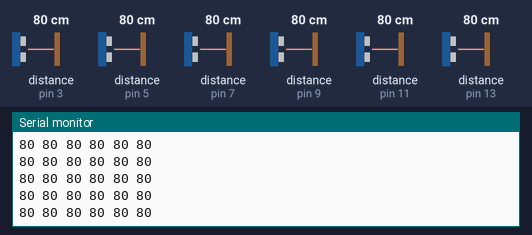
A sketch run on a simulated Arduino Uno, built with avr-gcc and run on an emulated ATmega328P. Shown: the last lines printed to the serial monitor. The test bench sets the inputs (shaded band); at power-on: distance to the obstacle (sensors on pin 3, pin 5, pin 13, pin 7, pin 9, pin 11) 80 cm. The echo pulse lasts 58.3 µs per cm.

Above: at 1.2 s.
1.3 s: distance to the obstacle (sensor on pin 3) set to 2 cm
At 2.4 s:
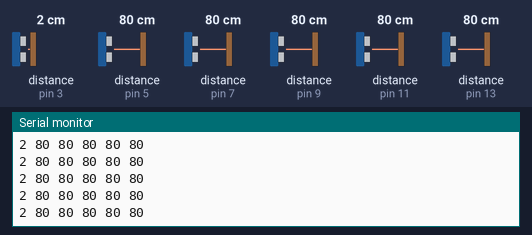
4.3 s: distance to the obstacle (sensor on pin 5) set to 120 cm
At 5.2 s:
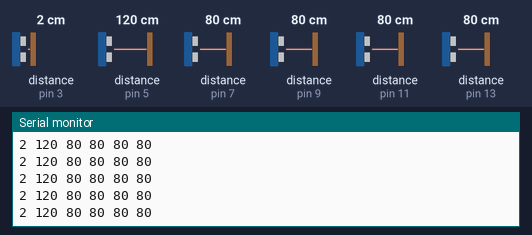
7.3 s: distance to the obstacle (sensor on pin 13) set to 2 cm
At 8.3 s:
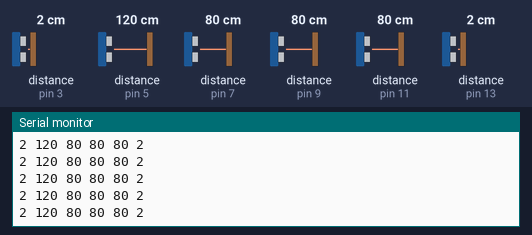
10.3 s: distance to the obstacle (sensor on pin 7) set to 120 cm
At 11.1 s:
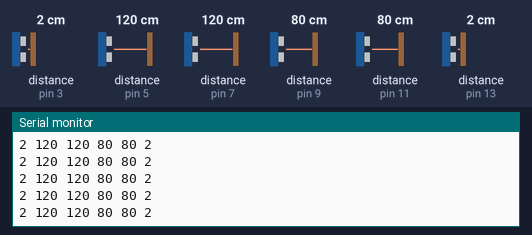
13.3 s: distance to the obstacle (sensor on pin 9) set to 120 cm
At 14.4 s:
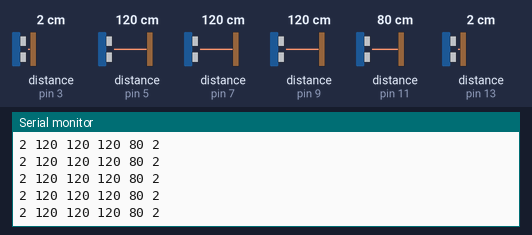
16.3 s: distance to the obstacle (sensor on pin 9) set to 18 cm
At 17.3 s:
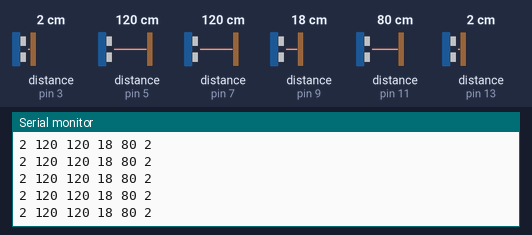
Timing chart, 0 to 19.3 s (numbered marks = the images above; inputs shaded):
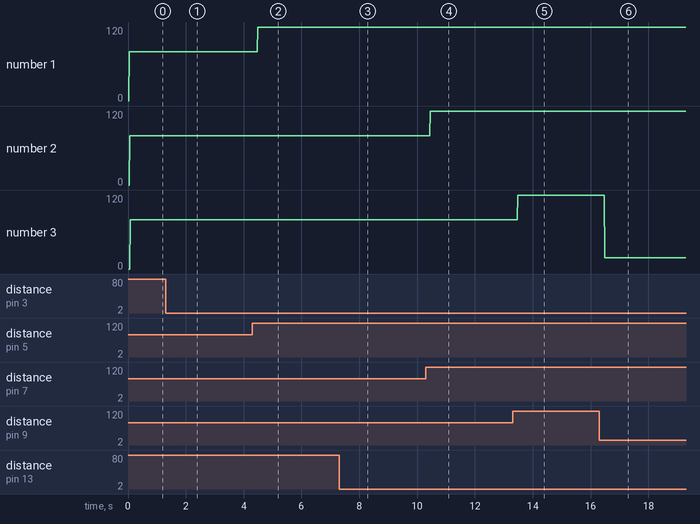

The sketch:

usonicserver.ino
```cpp
/*
 * I2C Ultrasonic HR-SC04 sensors Server
 * V 1.05
 * 28.08.2015
 * LP 29.04.2019
 *
 * Arduino UNO: connect SDA to pin A4 and SCL to pin A5 on your Arduino
 *
 *
 */

#include "Ultrasonic.h"
#include <Arduino.h>
#include <stdio.h>
#include <Wire.h>
#include "i2cwctl.h"

char *Title = "I2C USonic Server 1.05";

// Основные УЗД (рефлексы)
#define US_TIMEOUT 40000L

// sensor connected to:
// Ultrasonic(Trig, Echo, timeout)
Ultrasonic U1(2, 3, US_TIMEOUT);
Ultrasonic U2(4, 5, US_TIMEOUT);
Ultrasonic U3(6, 7, US_TIMEOUT);
Ultrasonic U4(8, 9, US_TIMEOUT);
Ultrasonic U5(10, 11, US_TIMEOUT);
Ultrasonic U6(12, 13, US_TIMEOUT);

I2CUSonicServer::USonicData data;

void requestI2CEvent()
{
  // Отправляем считанные с портов данные
  Wire.write(data.rawdata, sizeof(data.rawdata));
}

void Read_Sensors(void)
// get distance
{
  static byte n = 0;
  switch(n)
  {
    case 0: data.dist[0] = U1.Ranging(CM); break;
    case 1: data.dist[1] = U2.Ranging(CM); break;
    case 2: data.dist[2] = U3.Ranging(CM); break;
    case 3: data.dist[3] = U4.Ranging(CM); break;
    case 4: data.dist[4] = U5.Ranging(CM); break;
    case 5: data.dist[5] = U6.Ranging(CM); break;
  }
  n++;
  if(n>=I2CUSonicServer::USONIC_NUM) n = 0;
  delay(5);
}

void PrintSensors(void)
{
  for(int i=0; i<I2CUSonicServer::USONIC_NUM; i++)
  {
    Serial.print(data.dist[i], DEC);
    Serial.print(" ");
  }
  Serial.println();
}

void setup()
{
  Wire.begin(I2CUSonicServer::ADDR); // join i2c bus with address I2CUSonicServer::ADDR
  Wire.onRequest(requestI2CEvent);   // register event

  Serial.begin(9600);
  Serial.println(Title);

  memset(data.dist, 0, sizeof(data.dist));
}

void loop()
{
  Read_Sensors();
  PrintSensors();
  //delay(100);   // arbitary wait time.
}
```

Measured:
- after the input at 1.3 s, the serial monitor: prints a new line after 0.08 s (image 1)
- after the input at 4.3 s, the serial monitor: prints a new line after 0.18 s (image 2)
- after the input at 7.3 s, the serial monitor: prints a new line after 0.14 s (image 3)
- after the input at 10.3 s, the serial monitor: prints a new line after 0.16 s (image 4)
- after the input at 13.3 s, the serial monitor: prints a new line after 0.18 s (image 5)
- after the input at 16.3 s, the serial monitor: prints a new line after 0.19 s (image 6)
- plotted number 1: 80 → 120 after the input at 4.3 s
- plotted number 3: 120 → 18 after the input at 16.3 s
